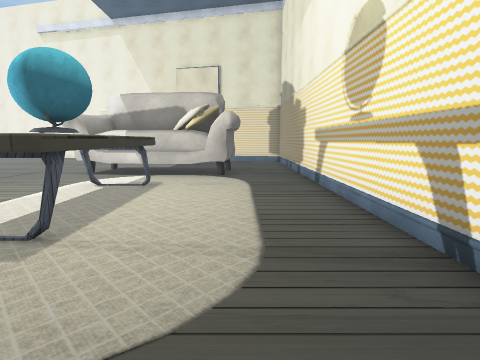
View 1 (above)

18 first-person views from a walk through a Unity game level. The camera is 1.4 m above the floor, tilts 8° down and sees 80° across. The floor is counted in squares, 1 m on a side. Each view is taken from the middle of a square. On the plan, view 1 faces up. The plan holds only what a view shows up to about 14 squares ahead; the rest is blank. The place goes on beyond the plan. The player character is not drawn. Some surface patterns are stand-ins.

View 2
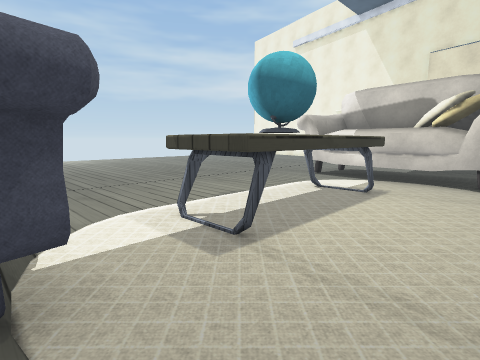

View 3
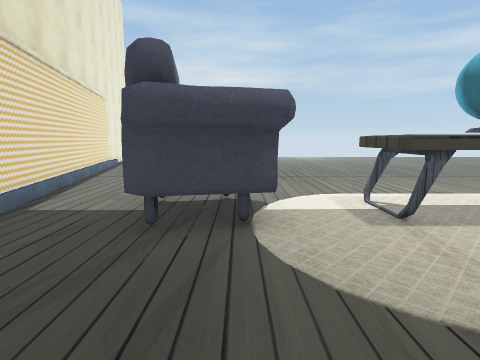

View 4
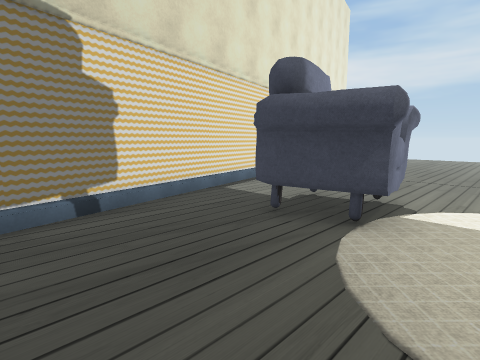

View 5
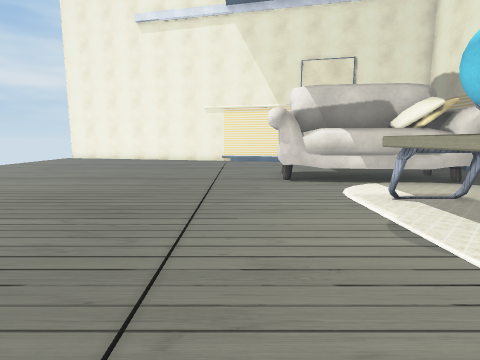

View 6
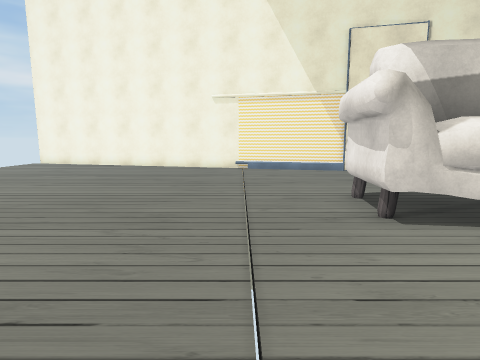

View 7
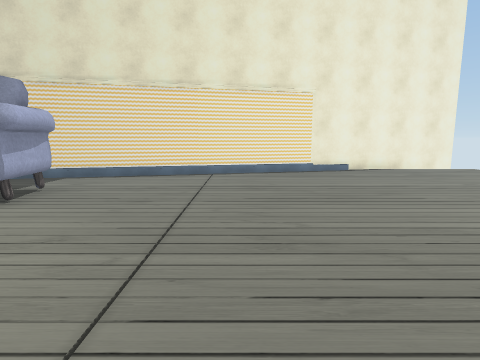

View 8
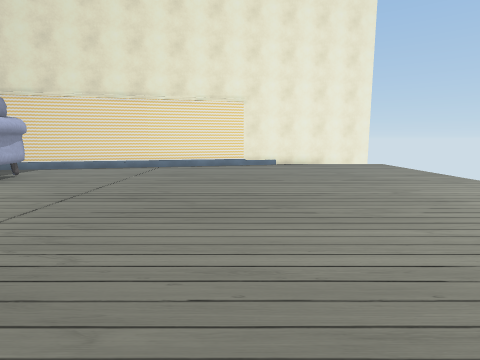

View 9
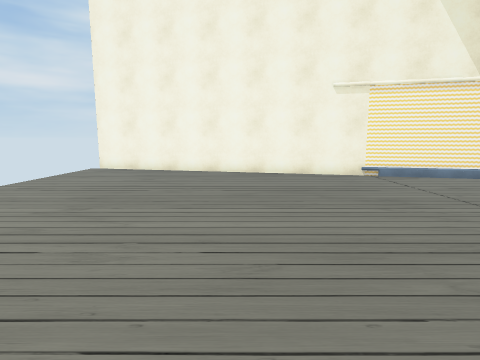

View 10
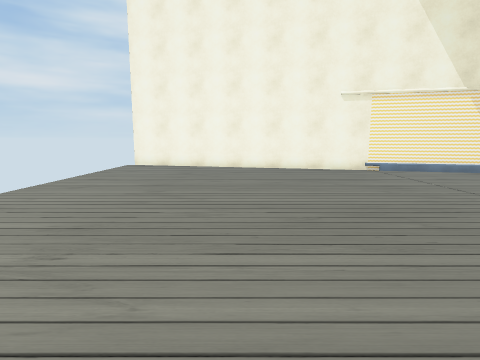

View 11
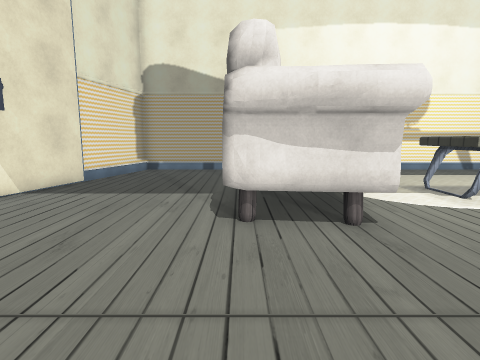

View 12
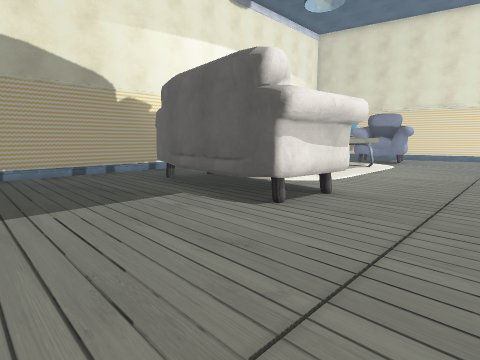

View 13
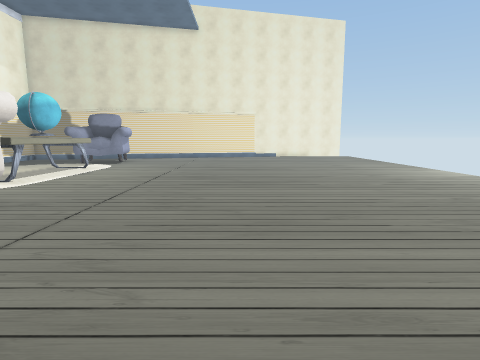

View 14
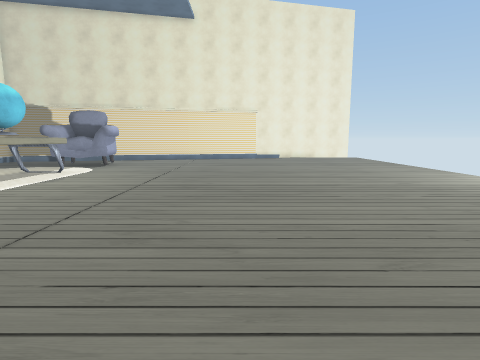

View 15
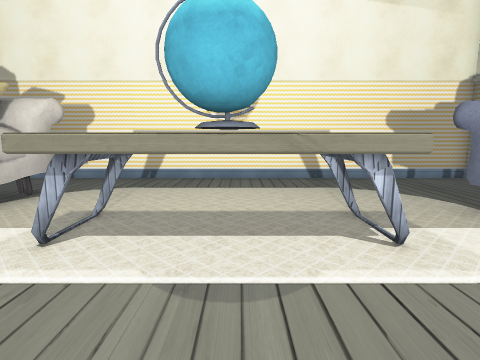

View 16
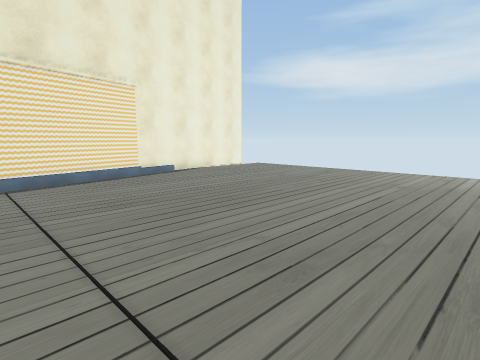

View 17
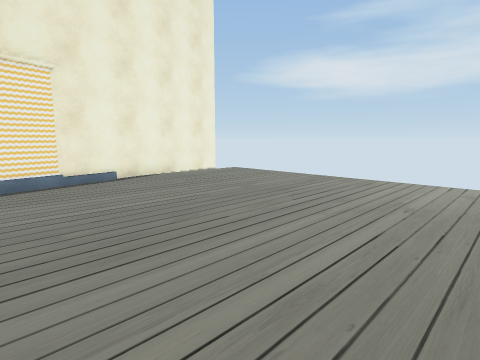

View 18
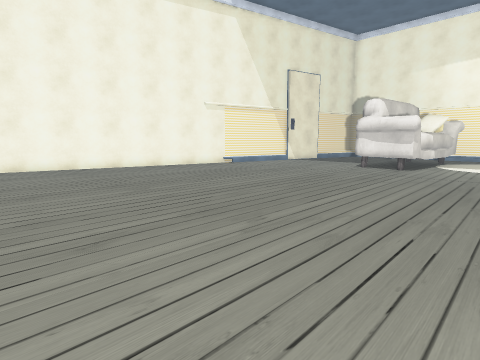

### Floor plan
Key: @ floor where view 1 was taken; # wall or solid block; x gap in a wall; . floor; P pillow; T table; A armchair; O other object.
Columns run from 21 left of view 1 to 3 right of it. Each row starts with its distance up from view 1.
 24 x###
 23 ...######
 22 ........#####
 21 ............#####
 20 ................####
 19 ...................######
 18 ........................#
 17 ........................#
 16 ........................#
 15 ........................#
 14 ...............OOOOOO...#
 13 ...............OOOOOOO..#
 12 ..............OOOOPPOO..#
 11 ................OOOOO...#
 10 ........................#
  9  ................TT.....#
  8 ................TTT.....#
  7 ................T T.....#
  6 ................T T.....#
  5 ................TTT.....#
  4 ................TTT.....#
  3 ........................#
  2 ...................A....#
  1 ................AAAA....#
  0 ................AAAA.@..#
 -1 ................AAAA....#
 -2 ........................#
 -3 ...................######
 -4 ...............#####
 -5 ...........#####
 -6 .......#####
 -7  #######

Where each view was taken, in squares from view 1:
view 1: 0 up, 0 right, facing up
view 2: 1 up, 0 right, facing up-left
view 3: 1 up, 2 right, facing left
view 4: 3 up, 2 right, facing down-left
view 5: 2 up, 8 left, facing up
view 6: 7 up, 9 left, facing up
view 7: 7 up, 10 left, facing down
view 8: 10 up, 13 left, facing down
view 9: 10 up, 14 left, facing up
view 10: 8 up, 15 left, facing up
view 11: 14 up, 11 left, facing right
view 12: 19 up, 10 left, facing down-right
view 13: 18 up, 12 left, facing down
view 14: 16 up, 12 left, facing down
view 15: 6 up, 8 left, facing right
view 16: 5 up, 8 left, facing down-left
view 17: 4 up, 11 left, facing down-left
view 18: 8 up, 21 left, facing up-right
